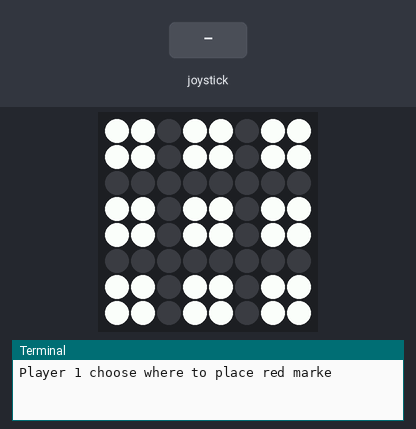
A program run on a simulated Raspberry Pi (BCM pin numbers) with a Sense HAT. Parts: the Sense HAT's 8×8 RGB LED matrix, the last lines printed to the terminal. Inputs (shaded band) come from the test bench.

Above: at 1.8 s.
1.9 s: joystick pushed left
At 2.3 s:
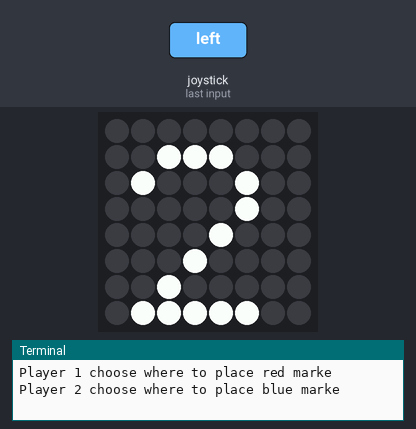
At 3.7 s:
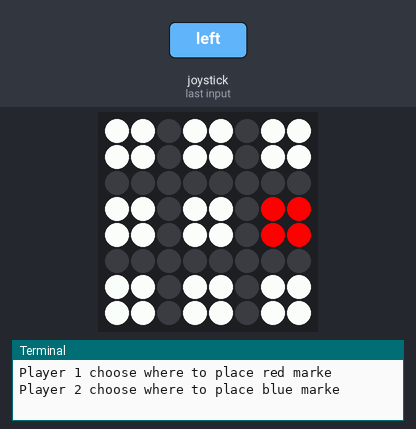
4.0 s: joystick pushed right
At 5.5 s:
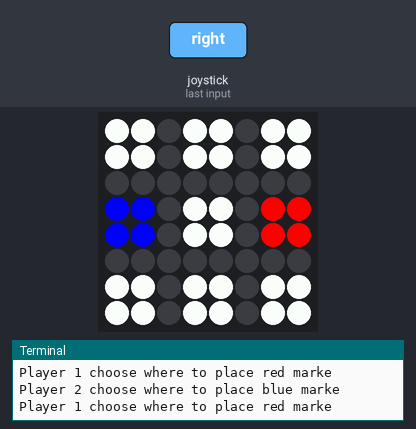
Timing chart, 0 to 7.0 s (numbered marks = the images above; inputs shaded):
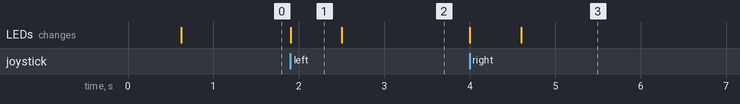

Measured:
- after the input at 1.9 s, the LEDs: change at once (image 1)
- after the input at 4.0 s, the LEDs: first change at once (image 3 shows a later state)
- what the display in image 1 shows lasts 0.6 s, from 1.9 s to 2.5 s

The program:

Tic_Tac_Sense_Hat_Joystick.py
```python
"""
**Name:** While loop calculator
**Author:** Christoffer Thorske Johnsen
**Created:** 04.01.2019
"""

import time
from sense_hat import SenseHat

sense = SenseHat()


def tic_tac():

    X = [255, 0, 0]  # Red
    O = [0, 0, 255]  # Blue
    B = [0, 0, 0]  #Black
    W = [255, 255, 255] #White

    brett = [
    W, W, B, W, W, B, W, W,
    W, W, B, W, W, B, W, W,
    B, B, B, B, B, B, B, B,
    W, W, B, W, W, B, W, W,
    W, W, B, W, W, B, W, W,
    B, B, B, B, B, B, B, B,
    W, W, B, W, W, B, W, W,
    W, W, B, W, W, B, W, W
    ]


    opp_del = ([6, 7, 14, 15], [3, 4, 11, 12], [0, 1, 8, 9],
               [30, 31, 38, 39], [27, 28, 35, 36], [24, 25, 32, 33],
               [54, 55, 62, 63], [51, 52, 59, 60], [48, 49, 56, 57])


    win_pos = ((0, 3, 6), (24, 27, 30), (48, 51, 54), (0, 3, 6), (3, 27, 51),
               (6, 30, 54), (0, 27, 54), (6, 27, 48))
    end = False

    def draw_brett():
        sense.set_pixels(brett)

    def pl_1():
        sense.set_rotation(180)
        sense.show_letter("1")
        time.sleep(0.6)
        draw_brett()
        n = choose_numb()
        i = opp_del[n][0]
        if brett[i] == [255, 0, 0] or brett[i] == [0, 0, 255]:
            print('The place is not free!')
            pl_1()
        else:
            for j in opp_del[n]:
                brett[j] = [255, 0, 0]

    def pl_2():
        sense.set_rotation(180)
        sense.show_letter("2")
        time.sleep(0.6)
        draw_brett()
        n = choose_numb()
        i = opp_del[n][0]
        if brett[i] == [255, 0, 0] or brett[i] == [0, 0, 255]:
            print('The place is not free!')
            pl_2()
        else:
            for j in opp_del[n]:
                brett[j] = [0, 0, 255]
    def choose_numb():
        while True:
            for event in sense.stick.get_events():
                if event.action == 'pressed' and event.direction == 'middle':
                    return 4
                elif event.action == 'released' and event.direction == 'down':
                    while True:
                        for event in sense.stick.get_events():
                            if event.action == 'pressed' and event.direction == 'right':
                                return 2
                            if event.action == 'pressed' and event.direction == 'left':
                                return 0
                            if event.action == 'pressed' and event.direction == 'middle':
                                return 1
                elif event.action == 'released' and event.direction == 'up':
                    while True:
                        for event in sense.stick.get_events():
                            if event.action == 'pressed' and event.direction == 'right':
                                return 8
                            if event.action == 'pressed' and event.direction == 'left':
                                return 6
                            if event.action == 'pressed' and event.direction == 'middle':
                                return 7
                elif event.action == 'pressed' and event.direction == 'right':
                    return 5
                elif event.action == 'pressed' and event.direction == 'left':
                    return 3

    def win():
        for a, b, c in win_pos:
            if brett[a] == [0, 0, 255] and brett[b] == [0, 0, 255] and brett[c] == [0, 0, 255] or brett[a] == [255, 0, 0] and brett[b] == [255, 0, 0] and brett[c] == [255, 0, 0]:
                print('Congratulations!\n')
                return True
        if 36 == sum((pos == [0, 0, 255] or pos == [255, 0, 0]) for pos in brett):  #Need to change
            print("The game ends in a tie\n")
            sense.set_rotation(180)
            sense.show_message("Tie")
            return True

    while not end:
        draw_brett()
        end = win()
        if end == True:
            print('Player 2 won!!')
            sense.set_rotation(180)
            sense.show_letter("2")
            time.sleep(1)
            sense.clear()
            break
        print("Player 1 choose where to place red marke")
        pl_1()
        draw_brett()
        end = win()
        if end == True:
            print('Player 1 won!!')
            sense.set_rotation(180)
            sense.show_letter("1")
            time.sleep(3)
            sense.clear()
            break
        print("Player 2 choose where to place blue marke")
        pl_2()


tic_tac()
```
